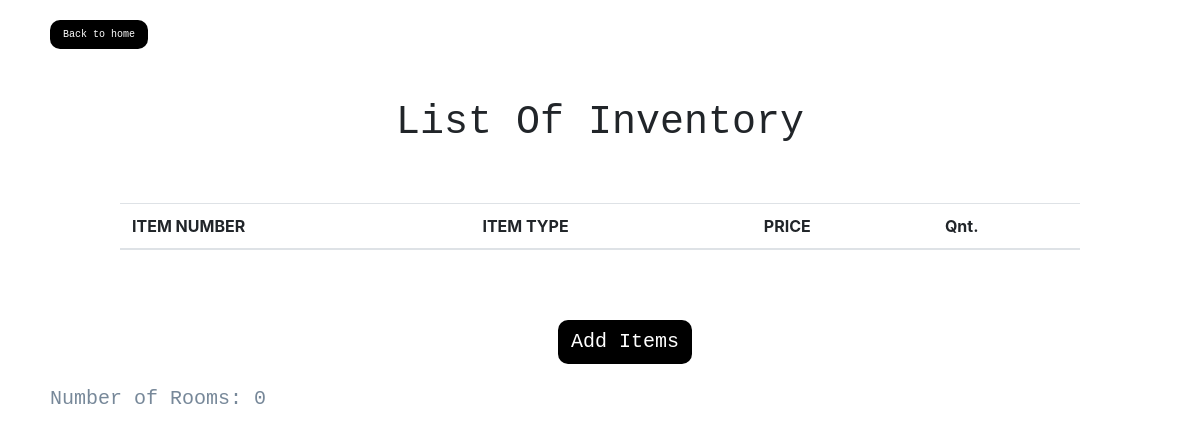
The app's page /intro1/inventorylist (signed in), older data.
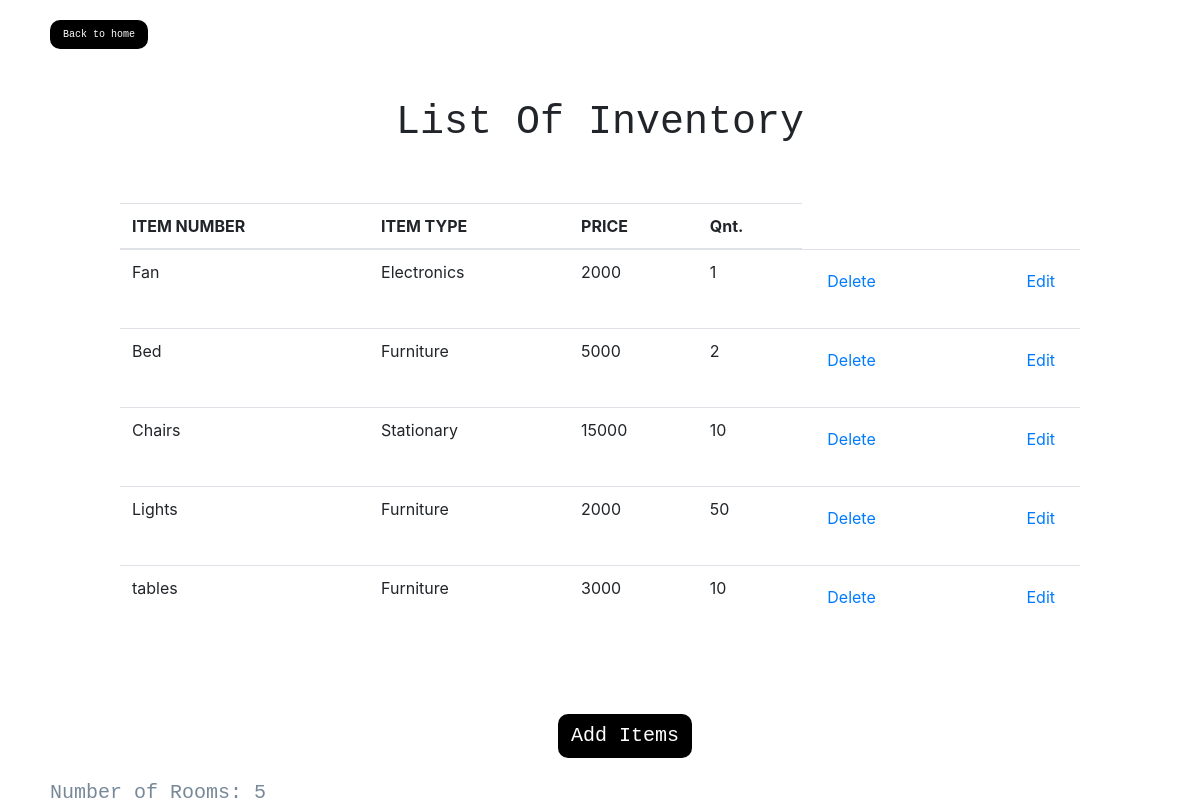
The same page, newer data.
### website1/models.py (models this page shows, shortened)
class Inventory(models.Model):
    CATEGORY = (
        ('Electronics','Electronics'),('Furniture','Furniture'),('Stationary','Stationary'),('Grocery','Grocery'))
    item_id = models.AutoField(primary_key=True)
    item_name = models.CharField(max_length=50)
    item_type = models.CharField(max_length=50,choices=CATEGORY)
    item_price = models.CharField(max_length=50)
    item_quantity = models.IntegerField(default=1)

### website1/decorators.py (the view)
    def wrapper_func(request,*args,**kwargs):
        if request.user.is_authenticated:
            return view_func(request,*args,**kwargs)
        else:
            return redirect('login')

### website1/views.py (called while the page is built)
@unauthenticated_user
def handleInventory(request):
    items = Inventory.objects.all()
    return render(request,'inventory.html',{'items':items})

### website1/Templates/inventory.html (shortened to what this page needs)
<html>
    <head>
        <link rel="stylesheet" href="https://cdn.jsdelivr.net/npm/bootstrap@4.1.3/dist/css/bootstrap.min.css">
    </head>
<body>
    <a href="{% url 'intro' %}" class="btn btn-link linkk">Back to home</a>
        <h1 class="cent">List Of Inventory</h1>
<br><br>
    <table class="table table090">
        <thead>
          <tr>
            <th scope="col">ITEM NUMBER</th>
            <th scope="col">ITEM TYPE</th>
            <th scope="col">PRICE</th>
            <th scope="col">Qnt.</th>
          </tr>
        </thead>
        <tbody>
           {%for i in items%}
            <tr>
                <td scope="row">{{i.item_name}}</td>
                <td scope="row">{{i.item_type}}</td>
                <td>{{i.item_price}}</td>
                <td>{{i.item_quantity}}</td>
                <td>
                      <div class="sidebyside">
                <form method="post" action="{% url 'deleteItem' i.item_id %}">
               <input type="submit" class="btn btn-link " value="Delete">
                </form>
                <form method="post" action="{% url 'updateItem' i.item_id %}">
               <input type="submit" class="btn btn-link " value="Edit">
                </form>
</div>
            </td>
            </tr>
           {% endfor %}
        </tbody>
      </table>
    <div class="cent">
        <a href="{% url 'itemForm' %}" class="btn btn-link linkk1">Add Items</a>
    </div>
      <div class="count">
        Number of Rooms: {{items|length}}
      </div>
</body>
</html>

### website1/Templates/inventory.html (style rules this page uses)
.cent { margin-top: 50px; text-align: center; font-family: monospace; }
.table090 { margin-left: auto; margin-right: auto; width: 80%; }
.linkk { margin-left: 50px; font-size: 10px; margin-top: 20; color: white; font-family: monospace; text-decoration: none; background-color: black; background-size: 400px; border-radius: 10px; }
.linkk1 { margin-left: 50px; font-size: 20px; margin-top: 20; color: white; font-family: monospace; text-decoration: none; background-color: black; background-size: 400px; border-radius: 10px; text-decoration: none; }
.count { margin-left: 50px; font-size: 20px; margin-top: 20; color: lightslategray; font-family: monospace; }
.sidebyside { display: flex; flex-direction: row; justify-content: space-between; align-items: center; }

Row changes from the older to the newer data that the page shows:
added Inventory: item_name "Fan", item_type "Electronics", item_price "2000", item_quantity "1"
added Inventory: item_name "Bed", item_type "Furniture", item_price "5000", item_quantity "2"
added Inventory: item_name "Chairs", item_type "Stationary", item_price "15000", item_quantity "10"
added Inventory: item_name "Lights", item_type "Furniture", item_price "2000", item_quantity "50"
added Inventory: item_name "tables", item_type "Furniture", item_price "3000", item_quantity "10"
Text that changed along with them:
{{ items|length }}: "0" → "5"
